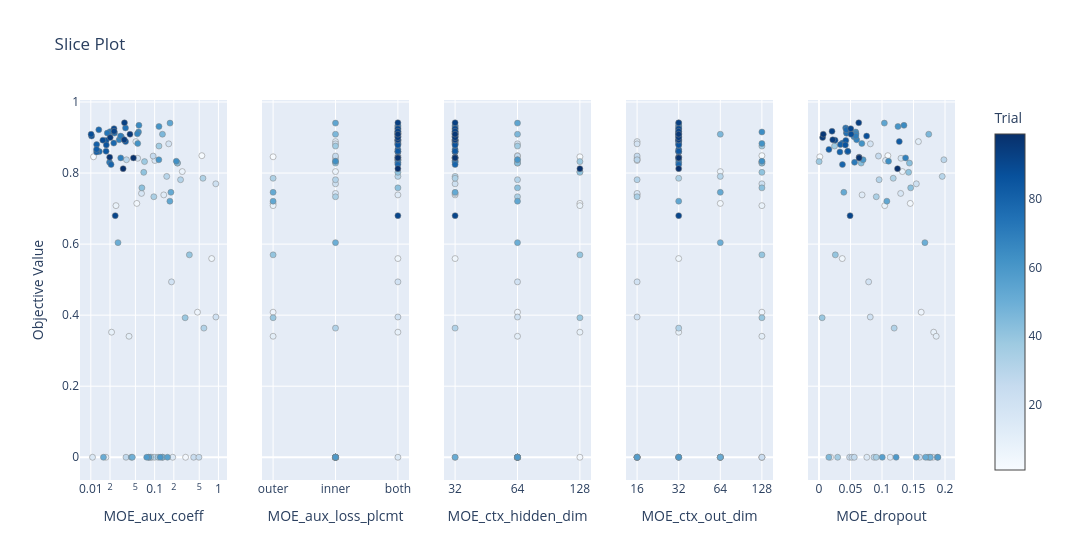

The notebook cell this image was saved under:
### Code cell
fig_slice = plot_slice(study, params=params_to_plot_MOE_AUX)
fig_slice.show()
